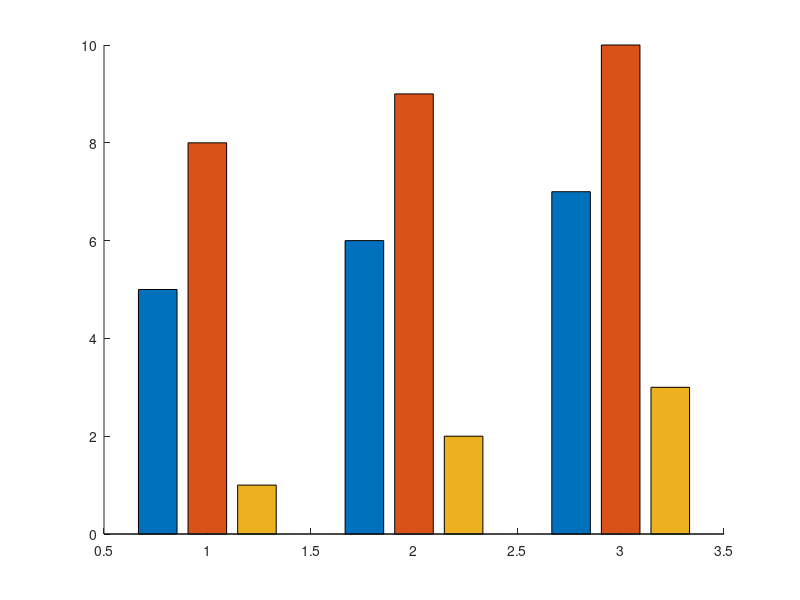

This chart was generated by the following MATLAB code: (Note: this script raises an error after producing the figure.)


mean_velocity = [5 6 7; 8 9 10;1 2 3]; % mean velocity
std_velocity = randn(3,3);  % standard deviation of velocity
figure
hold on
hb = bar(1:3,mean_velocity');
% For each set of bars, find the centers of the bars, and write error bars
pause(0.1); %pause allows the figure to be created
for ib = 1:numel(hb)
    %XData property is the tick labels/group centers; XOffset is the offset
    %of each distinct group
    xData = hb(ib).XData+hb(ib).XOffset;
    errorbar(xData,mean_velocity(ib,:),std_velocity(ib,:),'k.')
end